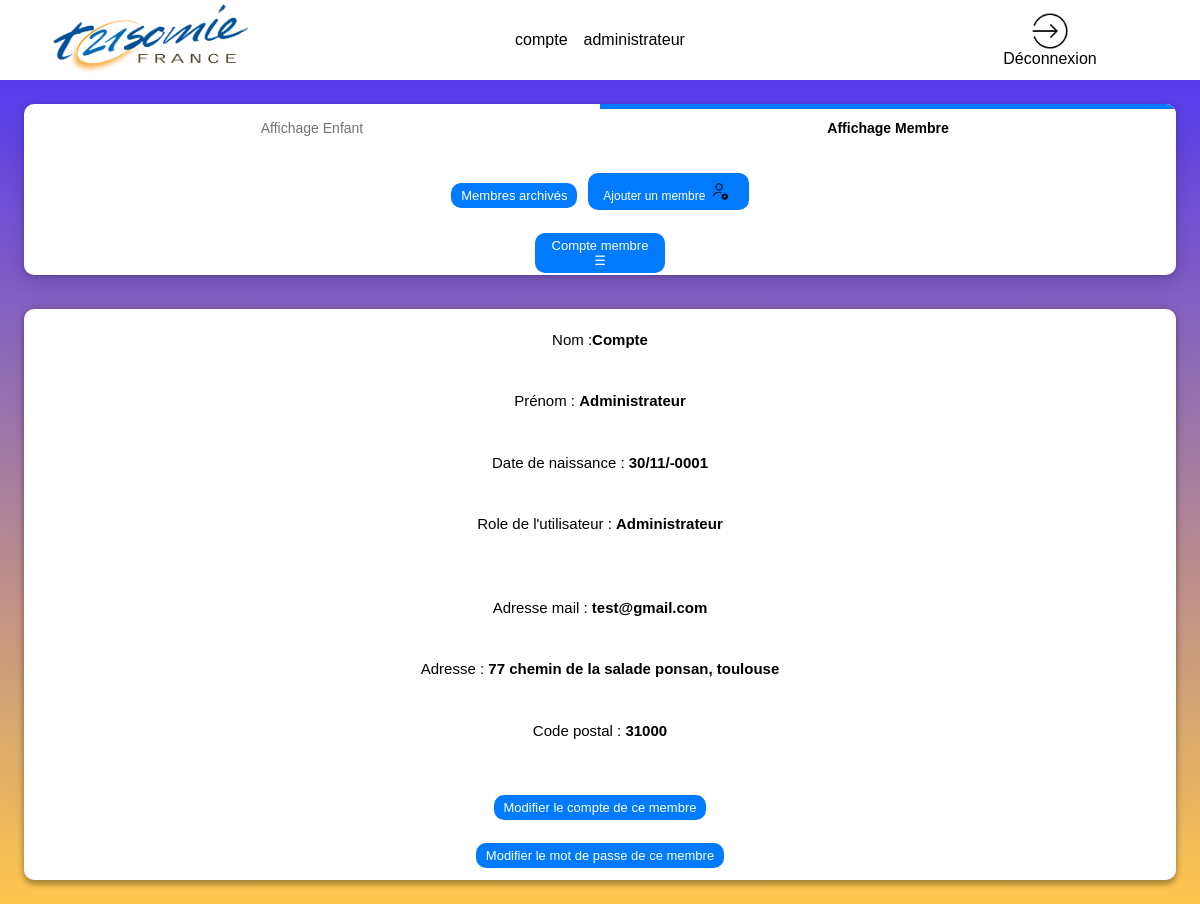
The app's page /page_certif_compte.php?idv=1 (signed in), older data.
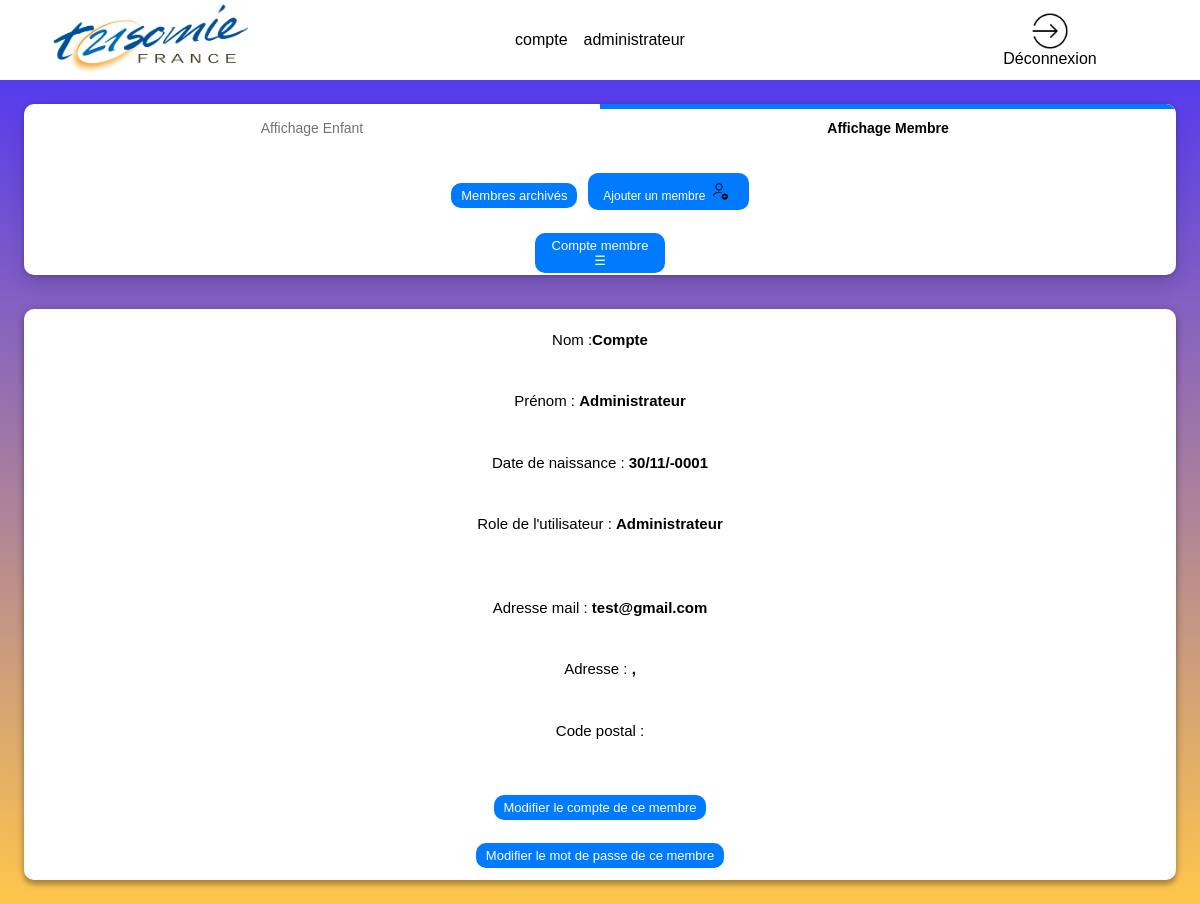
The same page, newer data.
### tables this page shows
CREATE TABLE `suivre` (
  `id_enfant` int(11) NOT NULL,
  `id_membre` int(11) NOT NULL,
  `date_demande_equipe` date DEFAULT NULL,
  `role` varchar(50) DEFAULT NULL
);

CREATE TABLE `membre` (
  `id_membre` int(11) NOT NULL,
  `nom` varchar(50) NOT NULL,
  `prenom` varchar(50) NOT NULL,
  `adresse` varchar(100) DEFAULT NULL,
  `code_postal` char(5) DEFAULT NULL,
  `ville` varchar(50) DEFAULT NULL,
  `courriel` varchar(50) DEFAULT NULL,
  `date_naissance` date NOT NULL,
  `mdp` varchar(500) DEFAULT NULL,
  `pro` tinyint(1) DEFAULT NULL,
  `compte_valide` tinyint(1) DEFAULT NULL,
  `role_user` int(1) NOT NULL,
  `visibilite` tinyint(4) NOT NULL DEFAULT 0
);

### page_certif_compte.php (the view, shortened to what the changed rows need)
<!DOCTYPE html>
<html lang="fr" style="font-family: Arial,sans-serif;">
<?php
try {
    $linkpdo = new PDO("mysql:host=localhost;dbname=bddsae", "root", "");
}
catch (Exception $e) {
    die('Erreur : ' . $e->getMessage());
}
?>
<head>
    <link rel="stylesheet" href="style_page_certif_account.css">
    <link rel="stylesheet" href="https://use.fontawesome.com/releases/v5.8.1/css/all.css">
</head>
<body>
        <?php
        $mail =  $_SESSION['login_user'];
        try {
            $res = $linkpdo->query("SELECT nom, prenom FROM membre where courriel='$mail' ORDER BY nom;");
        } catch (Exception $e) {
            die('Erreur : ' . $e->getMessage());
        }
        $double_tab = $res->fetchAll();
        $nombre_ligne = $res->rowCount();
        for ($i = 0; $i < $nombre_ligne; $i++) {
            for ($y = 0; $y < 2; $y++) {
                print_r($double_tab[$i][$y]);
            }
        }
        ?>
    <main>
                    <?php
                    try {
                        $res = $linkpdo->query("SELECT * FROM `membre` WHERE  visibilite = 0  and compte_valide= 1");
                    } catch (Exception $e) {
                        die('Erreur : ' . $e->getMessage());
                    }
                    $double_tab = $res->fetchAll();
                    $nombre_ligne = $res->rowCount();
                    for ($i = 0; $i < $nombre_ligne; $i++) {
                        for ($y = 1; $y < 3; $y++) {
                            print_r(ucfirst(htmlspecialchars($double_tab[$i][$y])));
                        }
                    }
                    try {
                        $res = $linkpdo->query("SELECT * FROM `membre` WHERE visibilite = 0 and compte_valide= 0 ORDER BY nom;");
                    } catch (Exception $e) {
                        die('Erreur : ' . $e->getMessage());
                    }
                    $double_tab = $res->fetchAll();
                    $nombre_ligne = $res->rowCount();
                    for ($i = 0; $i < $nombre_ligne; $i++) {
                        for ($y = 1; $y < 3; $y++) {
                            print_r(ucfirst(htmlspecialchars($double_tab[$i][$y])));
                        }
                    }
                    ?>
        <?php
        if (isset($_GET['idv'])) {
            $id = $_GET['idv'];
            try {
                $res = $linkpdo->query("SELECT * FROM membre,suivre where membre.id_membre='$id' ORDER BY nom;");
            } catch (Exception $e) {
                die('Erreur : ' . $e->getMessage());
            }
            $double_tab = $res->fetchAll();
            $nom_membre = ucfirst($double_tab[0][1]);
            $prenom_membre = ucfirst($double_tab[0][2]);
            $adresse_membre = $double_tab[0][3];
            $code_postal_membre = $double_tab[0][4];
            $ville_membre = $double_tab[0][5];
            $courriel_membre = $double_tab[0][6];
            switch ($double_tab[0][11]) {
                case '1':
                    $role = "Administrateur";
                    break;
            }
            $date_naissance_membre =  date_format(new DateTime(strval($double_tab[0][7])), 'd/m/Y');
        }
        ?>
        <nav class="right-contenu">
            <div  class="section_membre">
                <?php
                if (isset($_GET['idv'])) {
                    echo "<div class='grille_2_cases'>";
                    echo "<div class=\"case-3-infos\">";
                    echo "<p class=\"info\">  Nom :<strong>".htmlspecialchars( $nom_membre)."</strong></p>";
                    echo "<p class=\"info\">Prénom : <strong>".htmlspecialchars($prenom_membre)."</strong></p>";
                    echo "<p class=\"info\">Date de naissance : <strong>".htmlspecialchars($date_naissance_membre)."</strong></p>";
                    echo "<p class=\"info\">Role de l'utilisateur : <strong>$role</strong></p>";
                    echo "</div>";
                    echo "<div class=\"case-3-infos\">";
                    echo "<p class=\"info\">Adresse mail : <strong>".htmlspecialchars($courriel_membre)."</strong></p>";
                    echo "<p class=\"info\">Adresse : <strong> ".htmlspecialchars($adresse_membre).", ".htmlspecialchars($ville_membre)." </strong></p>";
                    echo "<p class=\"info\">Code postal : <strong> ".htmlspecialchars($code_postal_membre)."</strong> </p>";
                    echo "</div>";
                    echo"</div>";
                }
                ?>
        </nav>
    </main>
</body>
</html>

Row changes from the older to the newer data that the page shows:
changed through a linked row, suivre "Compte": membre.adresse "77 chemin de la salade ponsan" → (not shown); membre.ville "toulouse" → (not shown); membre.code_postal "31000" → (not shown)
